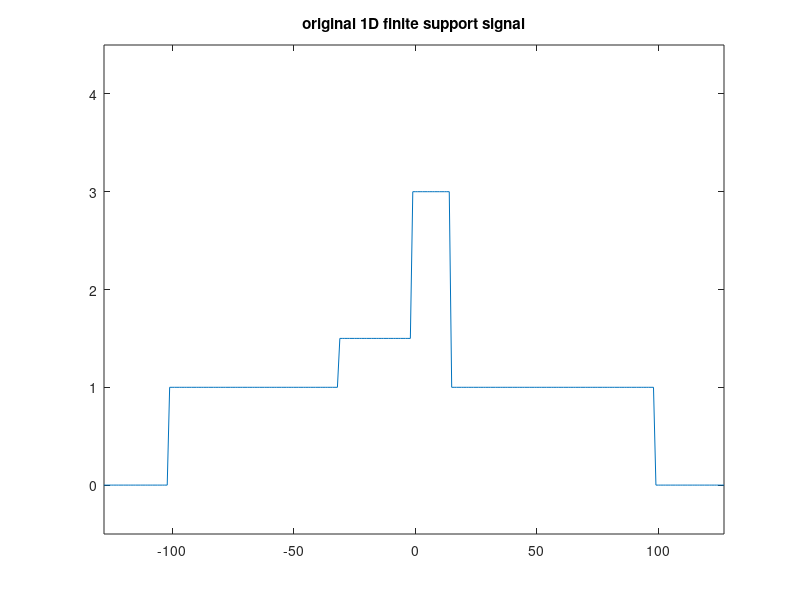
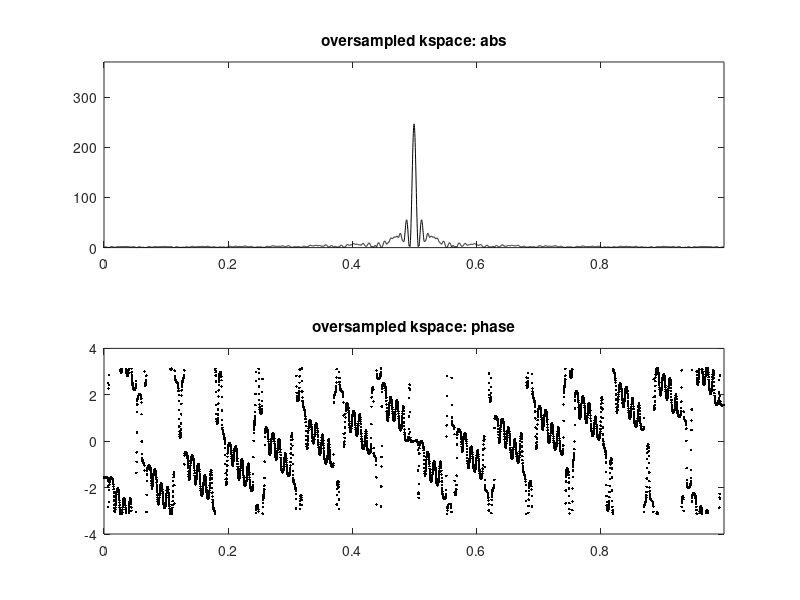
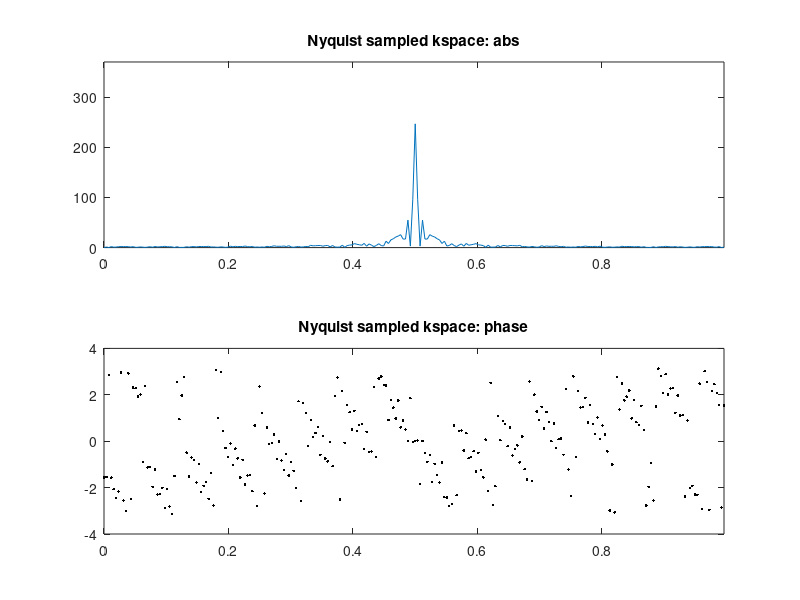
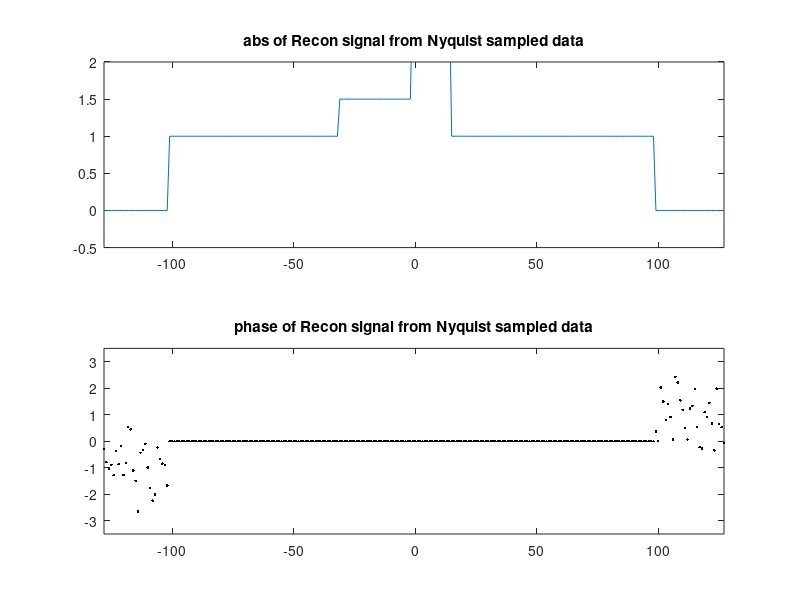

Reproduce these figures in MATLAB, in order.
%---------------------------------------------------
% This script simulates the Bunched Phase Encoding
% which based on Fourier shift theorem
% Generalized version. 
% ----------------------
% Algorithm parameters:
% ds_factor: downsampling factor
% m: bunched sample size
% alpha: <1, distance between adjacent bunched samples
% ----------------------
% Reference: MRM, 2006, 55:633-648
% Created by Jia Sen on 2017/04/06
%---------------------------------------------------
clc;clear;close all;

%% Simulate a finite-support 1D image
N = 256;                      % image matrix size
delta_x = 1;                  % image resolution
x = -N/2:delta_x:N/2-1;       % image pixel positions
im = zeros(N,1);
im(N/2-100:1:N/2+100-1) = 1;  
im(N/2-30:1:N/2-1) = 1.5; 
im(N/2:1:N/2+15) = 3;          % simulate a 1D finite-support imaged object

% im = sin(2*pi*(x+N/2)/(2*N));
% im = reshape(im,[N,1]);       % simulate a 1D finite-support imaged object

figure;plot(x,im);axis([min(x),max(x),-0.5,1.5*max(im)]);title('original 1D finite support signal')


%% Simulate an oversampled kspace
delta_k = delta_x/N;                % Nyquist sampling interveal
os_factor = 16;
delta_k_os = delta_k/os_factor;            % oversampling
k_os = 0:delta_k_os:1-delta_k_os;   % oversampled k-space grid
kspace_os = zeros(size(k_os));      % oversampled k-space
for iter_k_os = 1:1:length(k_os)    % simulate k-space sampling
    kspace_os(iter_k_os) = sum(im'.*exp(-1i*2*pi*x*k_os(iter_k_os)));
end

figure;
subplot(2,1,1);plot(k_os,abs(fftshift(kspace_os)),'k-');axis([min(k_os),max(k_os),0,1.5*max(abs(kspace_os))]);title('oversampled kspace: abs');
subplot(2,1,2);plot(k_os,angle(fftshift(kspace_os)),'k.');axis([min(k_os),max(k_os),-4,4]);title('oversampled kspace: phase');


%% Simulate Nyquist sampled kspace
delta_k = delta_x/N;                % Nyquist sampling interveal
k_nyquist = 0:delta_k:1-delta_k;    % Note, kspace range from [0,1], not centered [-0.5,0.5]
kspace_nyquist = zeros(size(k_nyquist));  % Nyquist sampled k-space
for iter_k = 1:1:length(k_nyquist)  % simulate k-space sampling via DFT of image
    kspace_nyquist(iter_k) = sum(im'.*exp(-1i*2*pi*x*k_nyquist(iter_k)));
end

im_recon_nyquist = zeros(size(im));
for iter_im = 1:1:length(im);       % inverse Fourier transform of kspace gives the image
    im_recon_nyquist(iter_im) = (1/N)*sum(kspace_nyquist.*exp(1i*2*pi*k_nyquist*x(iter_im)));
end

figure;
subplot(2,1,1);plot(k_nyquist,abs(fftshift(kspace_nyquist)));axis([min(k_nyquist),max(k_nyquist),0,1.5*max(abs(kspace_nyquist))]);title('Nyquist sampled kspace: abs');
subplot(2,1,2);plot(k_nyquist,angle(fftshift(kspace_nyquist)),'k.');axis([min(k_nyquist),max(k_nyquist),-4,4]);title('Nyquist sampled kspace: phase');
figure;
subplot(2,1,1);plot(x,abs(im_recon_nyquist));axis([min(x),max(x),-0.5,2]);title('abs of Recon signal from Nyquist sampled data')
subplot(2,1,2);plot(x,angle(im_recon_nyquist),'k.');axis([min(x),max(x),-3.5,3.5]);title('phase of Recon signal from Nyquist sampled data')
knum_plot = 25;
figure;plot(k_nyquist(1:1:2*knum_plot),abs(kspace_nyquist(1:1:2*knum_plot)),'ko');
hold on;plot(k_os(1:1:10*knum_plot),abs(kspace_os(1:1:10*knum_plot)),'k-','linewidth',1);
legend('nyquist sampled kspace','oversampled kspace');
axis([k_os(1),k_os(10*knum_plot),0,1.2*max(abs(kspace_os(1:1:10*knum_plot)))]);
title('Nyquist sampled kspace')


%% simulate downsampling
ds_factor = 4;     % p = ds_factor, downsampling factor
k_ds = 0:ds_factor*delta_k:1-ds_factor*delta_k;
kspace_ds = zeros(size(k_ds));
for iter_k = 1:1:length(k_ds)      % simulate k-space sampling
    kspace_ds(iter_k) = sum(im'.*exp(-1i*2*pi*x*k_ds(iter_k)));
end

im_recon_aliase = zeros(size(im));
for iter_im = 1:1:length(im);      % inverse Fourier transform of kspace gives the aliased image
    im_recon_aliase(iter_im) = (1/N)*sum(kspace_ds.*exp(1i*2*pi*k_ds*x(iter_im)));
end

figure;
subplot(2,1,1);plot(k_ds,abs(fftshift(kspace_ds)),'-k.');axis([min(k_ds),max(k_ds),0,1.5*max(abs(kspace_ds))]);title('downsampled kspace: abs');
subplot(2,1,2);plot(k_ds,angle(fftshift(kspace_ds)),'k.');axis([min(k_ds),max(k_ds),-3.5,3.5]);title('downsampled kspace: phase');


figure;
knum_plot = 16;
plot(k_ds(1:1:knum_plot),abs(kspace_ds(1:1:knum_plot)),'k*');
hold on;plot(k_nyquist(1:1:ds_factor*knum_plot),abs(kspace_nyquist(1:1:ds_factor*knum_plot)),'ko');
hold on;plot(k_os(1:1:os_factor*knum_plot),abs(kspace_os(1:1:os_factor*knum_plot)),'k-','linewidth',1);
legend('downsampled kspace','nyquist sampled kspace','oversampled kspace');
axis([k_os(1),k_os(os_factor*knum_plot),0,1.2*max(abs(kspace_os(1:1:os_factor*knum_plot)))]);
title('downsampled kspace')

figure;
subplot(2,1,1);plot(x,abs(im_recon_aliase));axis([min(x),max(x),-0.5,2]);title('abs of Recon signal from downsampled data')
subplot(2,1,2);plot(x,angle(im_recon_aliase),'k.');axis([min(x),max(x),-3.5,3.5]);title('phase of Recon signal from downsampled data')



%% simulate bunched downsampling
m = 5;           % Bunched sample size, should be larger than downsampling factor
alpha = 0.05;    % distance between adjacent bunched samples is alpha*delta_k
k_ds_bpe = zeros(N/ds_factor,m);
kspace_ds_bpe = zeros(N/ds_factor,m);
for i_alpha = 1:1:m
    k_shift = alpha*delta_k*i_alpha;               % the k-space shift should be smaller than Nyquist sampling interveral
    k_ds_shift_m = 0+k_shift:ds_factor*delta_k:1;  % k-space sample positions
    k_ds_bpe(:,i_alpha) = k_ds_shift_m;
    kspace_ds_shift_m = zeros(size(k_ds_shift_m));
    for iter_k = 1:1:length(k_ds_bpe)     % simulate k-space sampling
        kspace_ds_shift_m(iter_k) = sum(im'.*exp(-1i*2*pi*x*k_ds_shift_m(iter_k)));
    end
    kspace_ds_bpe(:,i_alpha) = kspace_ds_shift_m;
end

figure;plot(k_ds_bpe(1:1:knum_plot,2),abs(kspace_ds_bpe(1:1:knum_plot,2)),'ks');
if m >= 4 && m < 6
    hold on;plot(k_ds_bpe(1:1:knum_plot,4),abs(kspace_ds_bpe(1:1:knum_plot,4)),'ko');
    legend('BPE, m=2','BPE, m=4','BPE, m=0','oversampled kspace');
end
if m >= 6
    hold on;plot(k_ds_bpe(1:1:knum_plot,6),abs(kspace_ds_bpe(1:1:knum_plot,6)),'k+');
    legend('BPE, m=2','BPE, m=4','BPE, m=6','BPE, m=0','oversampled kspace');
end
hold on;plot(k_ds(1:1:knum_plot),abs(kspace_ds(1:1:knum_plot)),'k*');
hold on;plot(k_os(1:1:10*knum_plot),abs(kspace_os(1:1:10*knum_plot)),'k-','linewidth',1);
axis([k_os(1),k_os(10*knum_plot),0,1.2*max(abs(kspace_os(1:1:10*knum_plot)))]);
title('bunched downsampled kspace')

im_bpe_phasemod = zeros(numel(im),m);
for i_alpha = 1:1:m
    im_recon_aliase_phasemod_m = zeros(size(im));
    for iter_im = 1:1:length(im);          % inverse Fourier transform gives the aliased image with phase modulation
        im_recon_aliase_phasemod_m(iter_im) = (1/N)*sum(kspace_ds_bpe(:,i_alpha).*exp(1i*2*pi*k_ds_bpe(:,i_alpha)*x(iter_im)));
    end
    im_bpe_phasemod(:,i_alpha) = im_recon_aliase_phasemod_m;
    figure;
    subplot(2,1,1);plot(x,abs(im_bpe_phasemod(:,i_alpha)));axis([min(x),max(x),-0.5,2]);title('abs of Recon signal from downsampled and shifted data')
    subplot(2,1,2);plot(x,angle(im_bpe_phasemod(:,i_alpha)),'k.');axis([min(x),max(x),-3.5,3.5]);title('phase of Recon signal from downsampled and shifted data')
end


%% image reconstruction via BPE matrix inversion
% given im_recon_aliase and im_bpe_phasemod and alpha, recon a
% im_recon_inv without aliasing artifacts via matrix inversion
im_recon_inv = zeros(size(im));
A = zeros(m+1,ds_factor);
for i_alpha = 1:1:m+1
    for i_ds = 1:1:ds_factor
        A(i_alpha,i_ds) = 1/ds_factor * exp(-1i*2*pi*alpha*(i_alpha-1)*(i_ds - 1)/ds_factor);
    end
end
for iter_im = 1:1:N/ds_factor
    b = [im_recon_aliase(iter_im);reshape(im_bpe_phasemod(iter_im,:),[m,1])];
    x_temp = A\b;
    for i_ds = 1:1:ds_factor
        im_recon_inv(iter_im + (i_ds-1)*N/ds_factor) = x_temp(i_ds);
    end
end
im_recon_inv = im_recon_inv(1:1:numel(im));

figure;
subplot(2,1,1);plot(x,abs(im_recon_inv)); axis([min(x),max(x),-0.5,4]);title('abs of BPE Recon signal')
subplot(2,1,2);plot(x,angle(im_recon_inv),'k.');axis([min(x),max(x),-3.5,3.5]);title('phase of BPE Recon signal');

recon_error = im - abs(im_recon_inv); figure;plot(x,recon_error);title('BPE recon error')
